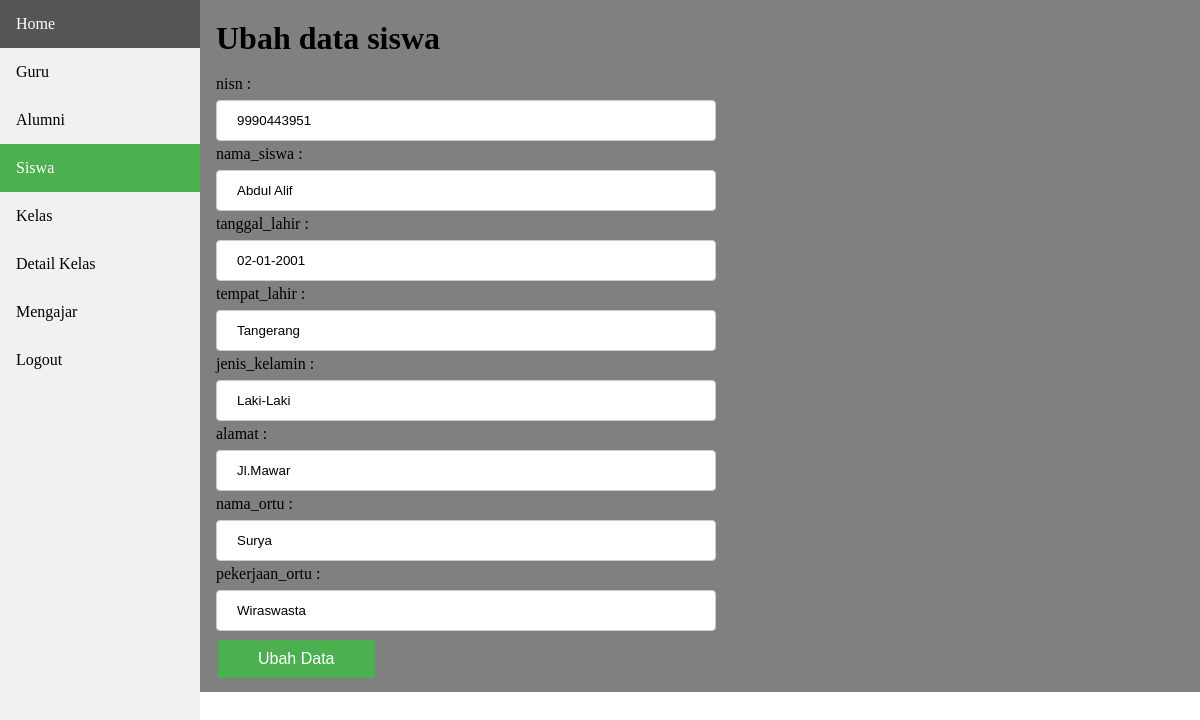
Screenshot of /admin/siswa/ubah.php?id=9990443951 (signed in) with the database file from the repository.
### tables this page shows
CREATE TABLE `siswa` (
  `nisn` varchar(12) NOT NULL,
  `nama_siswa` varchar(25) NOT NULL,
  `tanggal_lahir` date NOT NULL,
  `tempat_lahir` varchar(25) NOT NULL,
  `jenis_kelamin` varchar(10) NOT NULL,
  `alamat` varchar(40) NOT NULL,
  `nama_ortu` varchar(20) NOT NULL,
  `pekerjaan_ortu` varchar(15) NOT NULL
);

### koneksi.php (called while the page is built)
<?php
$conn = mysqli_connect("localhost","root","","smp");
function query($query){
	global $conn;
	$result = mysqli_query($conn, $query);
	$rows=[];
	while ($row = mysqli_fetch_assoc($result)) {
		$rows[] = $row;
	}
	return $rows;
}
 ?>

### admin/siswa/ubah.php (the view, shortened to what this page needs)
<?php
$id=$_GET["id"];
$sis=query("SELECT * FROM siswa WHERE nisn=$id")[0];
 ?>
<!DOCTYPE html>
<html>
<head>
	<link rel="stylesheet" type="text/css" href="../gaya.css">
</head>
<body>
<div class="sidebar">
  <a href="../index.php">Home</a>
  <a href="../guru/guru.php">Guru</a>
  <a href="../alumni/alumni.php">Alumni</a>
  <a class="active" href="siswa.php">Siswa</a>
  <a href="../kelas/kelas.php">Kelas</a>
  <a href="../detailkelas/detail.php">Detail Kelas</a>
  <a href="../mengajar/mengajar.php">Mengajar</a>
  <a href="../logout.php">Logout</a>
</div>
<div class="content">
	<h1>Ubah data siswa</h1>
	<form action="" method="post" enctype="multipart/form-data">
		<ul>
			<li>
				<label for="nisn">nisn : </label>
				<input type="text" name="nisn" id="nisn" required value="<?= $sis["nisn"];  ?>">
			</li>
			<li>
				<label for="nama_siswa">nama_siswa : </label>
				<input type="text" name="nama_siswa" id="nama_siswa" required value="<?= $sis["nama_siswa"];  ?>">
			</li>
			<li>
				<label for="tanggal_lahir">tanggal_lahir : </label>
				<input type="text" name="tanggal_lahir" id="tanggal_lahir" required value="<?= date('d-m-Y',strtotime($sis["tanggal_lahir"]));  ?>">
			</li>
			<li>
				<label for="tempat_lahir">tempat_lahir : </label>
				<input type="text" name="tempat_lahir" id="tempat_lahir" required value="<?= $sis["tempat_lahir"];  ?>">
			</li>
			<li>
				<label for="jenis_kelamin">jenis_kelamin : </label>
				<input type="text" name="jenis_kelamin" id="jenis_kelamin" required value="<?= $sis["jenis_kelamin"];  ?>">
			</li>
			<li>
				<label for="alamat">alamat : </label>
				<input type="text" name="alamat" id="alamat" required value="<?= $sis["alamat"];  ?>">
			</li>
			<li>
				<label for="nama_ortu">nama_ortu : </label>
				<input type="text" name="nama_ortu" id="nama_ortu" required value="<?= $sis["nama_ortu"];  ?>">
			</li>
			<li>
				<label for="pekerjaan_ortu">pekerjaan_ortu : </label>
				<input type="text" name="pekerjaan_ortu" id="pekerjaan_ortu" required value="<?= $sis["pekerjaan_ortu"];  ?>">
			</li>
			<li><button type="submit" name="submit">Ubah Data</button></li>
		</ul>
	</form>
</div>
</body>
</html>

### admin/gaya.css (style rules this page uses)
html, body, div, span, applet, object, iframe, h2, h3, h4, h5, h6, p, blockquote, pre, a, abbr, acronym, address, big, cite, code, del, dfn, em, img, ins, kbd, q, s, samp, small, strike, strong, sub, sup, tt, var, b, u, i, center, dl, dt, dd, ol, ul, li, fieldset, form, label, legend, caption, tbody, tfoot, thead, article, aside, canvas, details, embed, figure, figcaption, footer, header, hgroup, menu, nav, output, ruby, section, summary, time, mark, audio, video { margin: 0; padding: 0; border: 0; font-size: 100%; font: inherit; vertical-align: baseline; }
body { line-height: 1; }
ol, ul { list-style: none; }
.sidebar { margin: 0; padding: 0; width: 200px; background-color: #f1f1f1; position: fixed; height: 100%; overflow: auto; }
.sidebar a { display: block; color: black; padding: 16px; text-decoration: none; }
.sidebar a.active { background-color: #4CAF50; color: white; }
div.content { margin-left: 200px; padding: 1px 16px; min-height: 690px; }
.content { background-color: grey; }
.content input, select { width: 500px; padding: 12px 20px; margin: 8px 0px 5px 0px; display: inline-block; border: 1px solid #ccc; border-radius: 4px; box-sizing: border-box; }
.content label { display: block; }
button { background-color: #4CAF50; border: none; color: white; padding: 10px 40px 10px 40px; text-align: center; text-decoration: none; display: inline-block; font-size: 16px; margin: 4px 2px; cursor: pointer; transition-duration: 0.4s; }

### rows the page displays
siswa: nisn "9990443951", nama_siswa "Abdul Alif", tanggal_lahir "02-01-2001", tempat_lahir "Tangerang", jenis_kelamin "Laki-Laki", alamat "Jl.Mawar", nama_ortu "Surya", pekerjaan_ortu "Wiraswasta"
